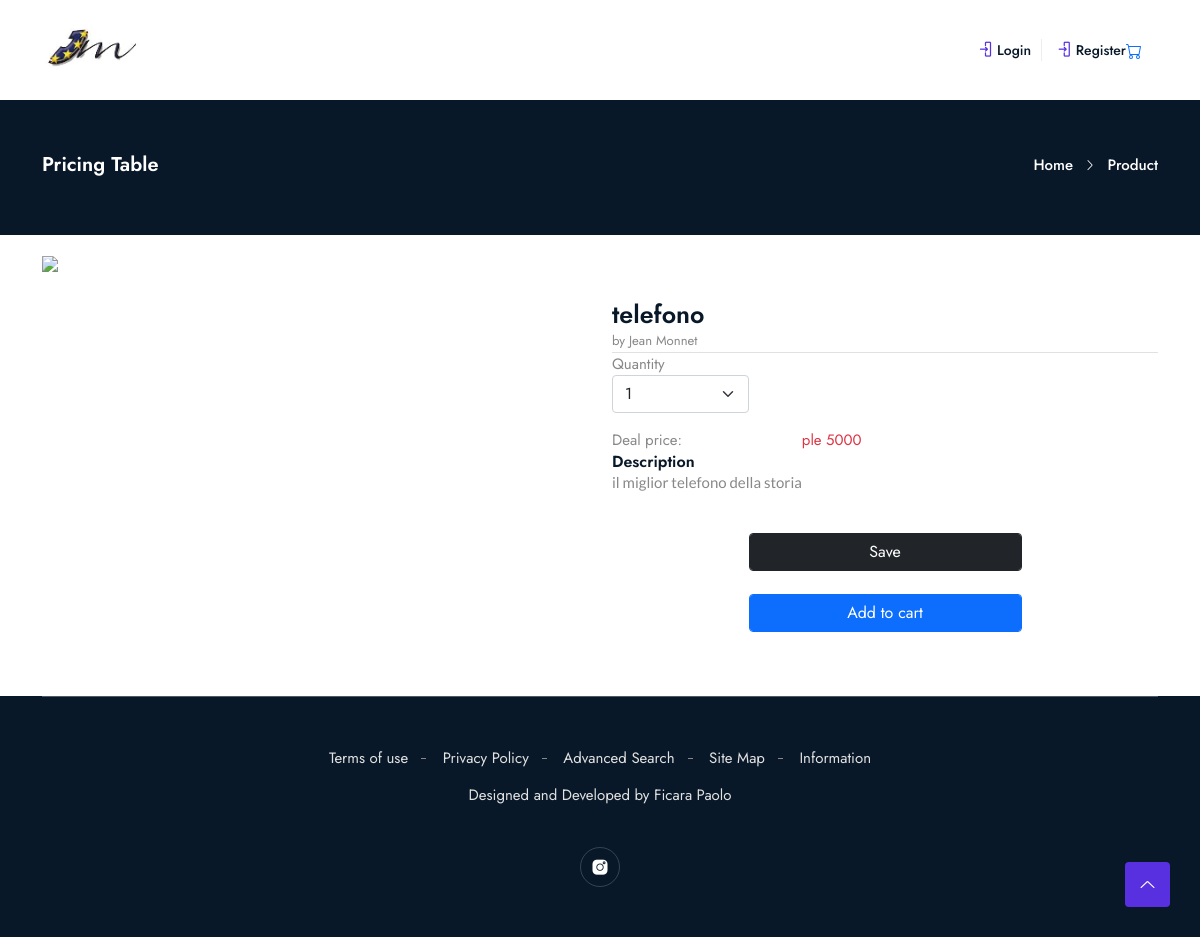
/product.php?Id=1, run on the app's committed database.
### tables this page shows
CREATE TABLE `products` (
  `Id` int(11) NOT NULL,
  `Name` varchar(64) NOT NULL,
  `Description` varchar(255) NOT NULL,
  `Price` float NOT NULL,
  `Quantity` int(11) NOT NULL DEFAULT 1,
  `thumbnail` varchar(255) NOT NULL
);

### product.php (the view, shortened to what this page needs)
<?php
require_once "classCart.php";
?>
<!DOCTYPE html>
<html class="no-js" lang="zxx">
<head>
    <link rel="stylesheet" href="assets/css/bootstrap.min.css" />
    <link rel="stylesheet" href="assets/css/LineIcons.2.0.css" />
    <link rel="stylesheet" href="assets/css/animate.css" />
    <link rel="stylesheet" href="assets/css/tiny-slider.css" />
    <link rel="stylesheet" href="assets/css/glightbox.min.css" />
    <link rel="stylesheet" href="assets/css/main.css" />
</head>
<body>
    <header class="header navbar-area">
        <div class="container">
            <div class="row align-items-center">
                <div class="col-lg-12">
                    <div class="nav-inner">
                        <nav class="navbar navbar-expand-lg">
                            <a class="navbar-brand" href="index.php">
                                <img src="assets/images/logo.jpg" alt="Logo" id="logo" style="width: 100px; height: 100px;">
                            </a>
                            <div class="login-button">
                                <ul>
                                    <?php
                                    if (!isset($_SESSION["username"])) {
                                        echo "<li><a href='login.php'><i class='lni lni-enter'></i>Login</a></li>
                                            <li><a href='registration.php'><i class='lni lni-enter'></i>Register</a></li>";
                                    } else {
                                        echo "<li><a href='logout.php'><i class='lni lni-enter'></i>Logout</a></li>";
                                    }
                                    ?>
                                </ul>
                            </div>
                            <div class="button">
                                <a href="cart.php" class="navbar-brand">
                                </a>
                            </div>
                        </nav>
                    </div>
                </div>
            </div>
        </div>
    </header>
    <div class="breadcrumbs">
        <div class="container">
            <div class="row align-items-center wow fadeInUp" data-wow-delay=".4s">
                <div class="col-lg-6 col-md-6 col-12">
                    <div class="breadcrumbs-content">
                        <h1 class="page-title">Pricing Table</h1>
                    </div>
                </div>
                <div class="col-lg-6 col-md-6 col-12">
                    <ul class="breadcrumb-nav">
                        <li><a href="index.php">Home</a></li>
                        <li>Product</li>
                    </ul>
                </div>
            </div>
        </div>
    </div>
    <section class="py-3">
        <div class="container">
            <div class="row wow fadeInUp" data-wow-delay=".4s">
                <div class="col-sm-6">
                    <?php
                    $query = "SELECT * FROM products WHERE Id = " . $_GET["Id"];
                    $result = $conn->query($query);
                    if ($result->num_rows > 0) {
                        $record = $result->fetch_assoc();
                        $thumbnail = $record["thumbnail"];
                        $name = $record["Name"];
                        echo "<img src='$thumbnail' class='img-fluid'>";
                    }
                    ?>
                </div>
                <div class="col-sm-6 py-5">
                    <h4 class="font-baloo font-size-20">
                        <?php if ($result->num_rows > 0) echo $name; ?>
                    </h4>
                    <small>by Jean Monnet</small>
                    <hr class="m-0">
                    <table class="my-3">
                        <tr class="font-rale font-size-14">
                            <td>Deal price:</td>
                            <td class="font-size-20 text-danger">ple <span><?php echo $record["Price"] ?></span></td>
                        </tr>
                        <tr class="font-size-14">
                            <label for="quantity">Quantity</label>
                            <?php
                            if (isset($_SESSION["username"]) && $_SESSION["username"] == "admin") {
                                echo "<input type='number' id='updateQuantity' data-id='" . $record["Id"] . "' class='form-control w-25'>";
                            } else {
                                $select = "<select name='quantity' id='selectedQuantity' class='w-25 form-select'>";
                                if ($record["Quantity"] > 0) {
                                    $select .= "<option selected value='1'>1</option>";
                                    if ($record["Quantity"] > 1) {
                                        for ($i = 2; $i <= $record["Quantity"]; $i++) {
                                            $select .= "<option value='$i'>$i</option>";
                                        }
                                    }
                                }
                                $select .= "</select>";
                                echo $select;
                            }
                            ?>
                        </tr>
                        <tr class="font-baloo font-size-18">
                            <td>
                                <h6>Description</h6>
                                <?php echo "<p>" . $record["Description"] . "</p>"; ?>
                            </td>
                        </tr>
                    </table>
                    <center>
                        <div class="form w-50 pt-4 font-size-16 font-baloo">
                            <div class="col">
                                <?php
                                if (isset($_SESSION["username"]) && $_SESSION["username"] != "admin") {
                                    echo "<button type='submit' name='btnBuyNow' class='btn btn-dark form-control'>Buy now</button>";
                                } else {
                                    echo "<button type='submit' name='btnSave' class='btn btn-dark form-control'>Save</button>";
                                }
                                ?>
                                <br>
                                <br>
                                <?php
                                if (isset($_SESSION["userId"])) {
                                    if (isset($_SESSION["username"]) && $_SESSION["username"] == "admin") {
                                        echo "<button type='submit' name='btnDeleteItem' class='btn btn-danger form-control'>Delete</button>";
                                    } else {
                                        echo "<button type='submit' name='btnAddToCart' class='btn btn-primary form-control'>Add to cart</button>";
                                    }
                                } else
                                    echo "<button id='" . $record["Id"] . "' class='btn btn-primary form-control'>Add to cart</button>"; ?>
                            </div>
                        </div>
                    </center>
                </div>
            </div>
        </div>
    </section>
    <footer class="footer">
        <div class="footer-bottom">
            <div class="container">
                <div class="inner">
                    <div class="row">
                        <div class="col-12">
                            <div class="content">
                                <ul class="footer-bottom-links">
                                    <li><a href="">Terms of use</a></li>
                                    <li><a href=""> Privacy Policy</a></li>
                                    <li><a href="">Advanced Search</a></li>
                                    <li><a href="">Site Map</a></li>
                                    <li><a href="">Information</a></li>
                                </ul>
                                <p class="copyright-text">Designed and Developed by <a href="" rel="nofollow" target="_blank">Ficara Paolo</a>
                                </p>
                                <ul class="footer-social">
                                    <li><a href="https://instagram.com"><i class="lni lni-instagram-filled"></i></a></li>
                                </ul>
                            </div>
                        </div>
                    </div>
                </div>
            </div>
        </div>
    </footer>
    <a href="#" class="scroll-top btn-hover">
        <i class="lni lni-chevron-up"></i>
    </a>
</body>
</html>

### data on the page
products: Name "telefono", Price "5000", quantity "1", Description "il miglior telefono della storia"
